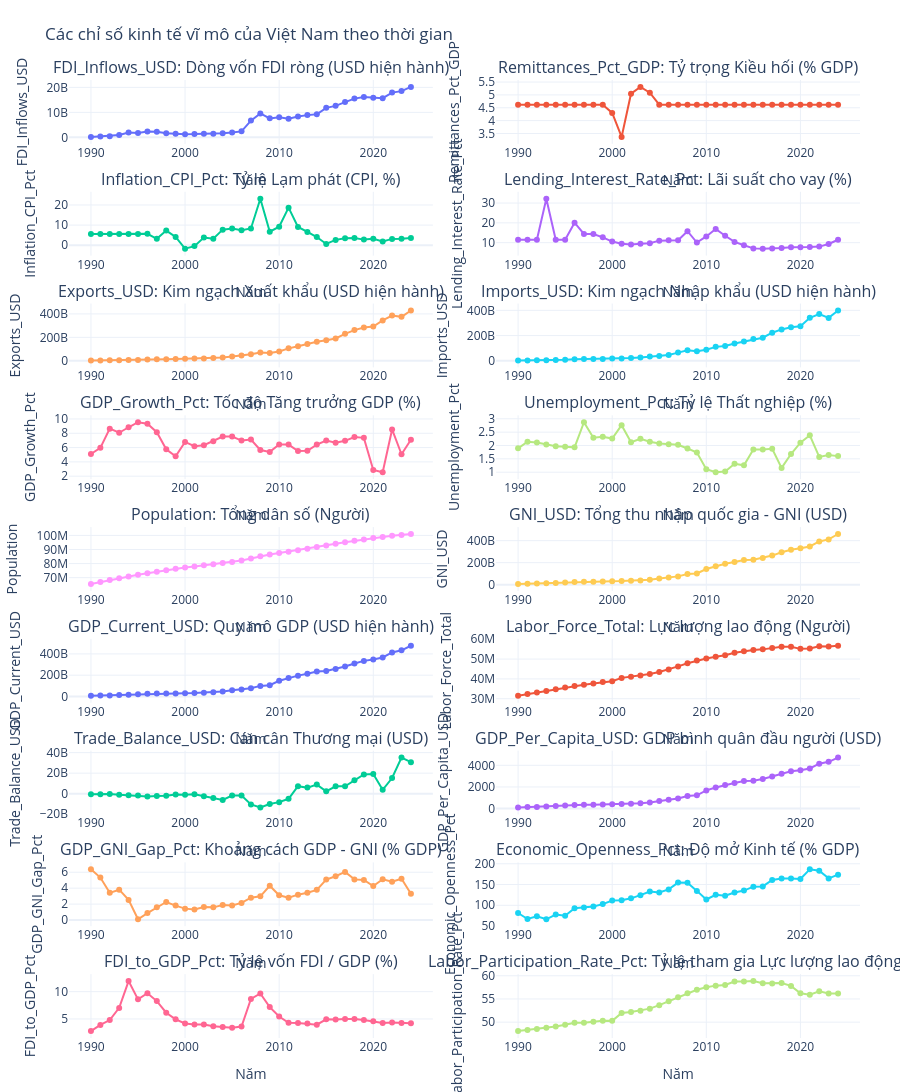

This figure's notebook cell:
### Code cell
# Ve toan bo chi so theo thoi gian (Viet Nam)
file_path = "cleaned_data/VNM_macro_cleaned.csv"
df_all = pd.read_csv(file_path)

indicator_map = {
    "FDI_Inflows_USD": "Dòng vốn FDI ròng (USD hiện hành)",
    "Remittances_Pct_GDP": "Tỷ trọng Kiều hối (% GDP)",
    "Inflation_CPI_Pct": "Tỷ lệ Lạm phát (CPI, %)",
    "Lending_Interest_Rate_Pct": "Lãi suất cho vay (%)",
    "Exports_USD": "Kim ngạch Xuất khẩu (USD hiện hành)",
    "Imports_USD": "Kim ngạch Nhập khẩu (USD hiện hành)",
    "GDP_Growth_Pct": "Tốc độ Tăng trưởng GDP (%)",
    "Unemployment_Pct": "Tỷ lệ Thất nghiệp (%)",
    "Population": "Tổng dân số (Người)",
    "GNI_USD": "Tổng thu nhập quốc gia - GNI (USD)",
    "GDP_Current_USD": "Quy mô GDP (USD hiện hành)",
    "Labor_Force_Total": "Lực lượng lao động (Người)",
    "Trade_Balance_USD": "Cán cân Thương mại (USD)",
    "GDP_Per_Capita_USD": "GDP bình quân đầu người (USD)",
    "GDP_GNI_Gap_Pct": "Khoảng cách GDP - GNI (% GDP)",
    "Economic_Openness_Pct": "Độ mở Kinh tế (% GDP)",
    "FDI_to_GDP_Pct": "Tỷ lệ vốn FDI / GDP (%)",
    "Labor_Participation_Rate_Pct": "Tỷ lệ tham gia Lực lượng lao động (%)"
}

indicators = [col for col in indicator_map.keys() if col in df_all.columns]
cols = 2
rows = int(math.ceil(len(indicators) / cols))

fig = make_subplots(
    rows=rows, cols=cols,
    subplot_titles=[f"{col}: {indicator_map[col]}" for col in indicators],
    vertical_spacing=0.05,
    horizontal_spacing=0.08,
)

for i, col_name in enumerate(indicators):
    row = (i // cols) + 1
    col = (i % cols) + 1

    fig.add_trace(
        go.Scatter(
            x=df_all["Year"],
            y=df_all[col_name],
            mode="lines+markers",
            name=col_name,
            line=dict(width=2),
            hovertemplate="Nam: %{x}<br>Gia tri: %{y:,.2f}<extra></extra>",
            showlegend=False,
        ),
        row=row, col=col,
    )

    fig.update_xaxes(title_text="Năm", row=row, col=col)
    fig.update_yaxes(title_text=col_name, row=row, col=col)

fig.update_layout(
    height=300 * rows,
    title_text="Các chỉ số kinh tế vĩ mô của Việt Nam theo thời gian",
    template="plotly_white",
    margin=dict(l=60, r=40, t=80, b=40),
)

fig.show(config={"responsive": True})
fig.write_html("fig/VNM_Macro_Stats.html")

### Figure 1 — Plotly figure (JSON) as saved in the notebook; plotly's stock layout.template omitted (floating-point values rounded to 4 significant figures)
{"data": [{"hovertemplate": "Nam: %{x}<br>Gia tri: %{y:,.2f}<extra></extra>", "line": {"width": 2}, "mode": "lines+markers", "name": "FDI_Inflows_USD", "showlegend": false, "type": "scatter", "x": [1990, 1991, 1992, 1993, 1994, 1995, 1996, 1997, 1998, 1999, 2000, 2001, 2002, 2003, 2004, 2005, 2006, 2007, 2008, 2009, 2010, 2011, 2012, 2013, 2014, 2015, 2016, 2017, 2018, 2019, 2020, 2021, 2022, 2023, 2024], "xaxis": "x", "y": [180000000.0, 375200000.0, 473900000.0, 926300000.0, 1945000000.0, 1780000000.0, 2395000000.0, 2220000000.0, 1671000000.0, 1412000000.0, 1298000000.0, 1300000000.0, 1400000000.0, 1450000000.0, 1610000000.0, 1954000000.0, 2400000000.0, 6700000000.0, 9579000000.0, 7600000000.0, 8000000000.0, 7430000000.0, 8368000000.0, 8900000000.0, 9200000000.0, 11800000000.0, 12600000000.0, 14100000000.0, 15500000000.0, 16120000000.0, 15800000000.0, 15660000000.0, 17900000000.0, 18500000000.0, 20170000000.0], "yaxis": "y"}, {"hovertemplate": "Nam: %{x}<br>Gia tri: %{y:,.2f}<extra></extra>", "line": {"width": 2}, "mode": "lines+markers", "name": "Remittances_Pct_GDP", "showlegend": false, "type": "scatter", "x": [1990, 1991, 1992, 1993, 1994, 1995, 1996, 1997, 1998, 1999, 2000, 2001, 2002, 2003, 2004, 2005, 2006, 2007, 2008, 2009, 2010, 2011, 2012, 2013, 2014, 2015, 2016, 2017, 2018, 2019, 2020, 2021, 2022, 2023, 2024], "xaxis": "x2", "y": [4.621, 4.621, 4.621, 4.621, 4.621, 4.621, 4.621, 4.621, 4.621, 4.621, 4.299, 3.365, 5.048, 5.309, 5.085, 4.621, 4.621, 4.621, 4.621, 4.621, 4.621, 4.621, 4.621, 4.621, 4.621, 4.621, 4.621, 4.621, 4.621, 4.621, 4.621, 4.621, 4.621, 4.621, 4.621], "yaxis": "y2"}, {"hovertemplate": "Nam: %{x}<br>Gia tri: %{y:,.2f}<extra></extra>", "line": {"width": 2}, "mode": "lines+markers", "name": "Inflation_CPI_Pct", "showlegend": false, "type": "scatter", "x": [1990, 1991, 1992, 1993, 1994, 1995, 1996, 1997, 1998, 1999, 2000, 2001, 2002, 2003, 2004, 2005, 2006, 2007, 2008, 2009, 2010, 2011, 2012, 2013, 2014, 2015, 2016, 2017, 2018, 2019, 2020, 2021, 2022, 2023, 2024], "xaxis": "x3", "y": [5.611, 5.611, 5.611, 5.611, 5.611, 5.611, 5.675, 3.21, 7.266, 4.117, -1.71, -0.4315, 3.831, 3.235, 7.755, 8.285, 7.418, 8.344, 23.12, 6.717, 9.207, 18.68, 9.095, 6.593, 4.085, 0.6312, 2.668, 3.52, 3.54, 2.796, 3.221, 1.835, 3.157, 3.253, 3.621], "yaxis": "y3"}, {"hovertemplate": "Nam: %{x}<br>Gia tri: %{y:,.2f}<extra></extra>", "line": {"width": 2}, "mode": "lines+markers", "name": "Lending_Interest_Rate_Pct", "showlegend": false, "type": "scatter", "x": [1990, 1991, 1992, 1993, 1994, 1995, 1996, 1997, 1998, 1999, 2000, 2001, 2002, 2003, 2004, 2005, 2006, 2007, 2008, 2009, 2010, 2011, 2012, 2013, 2014, 2015, 2016, 2017, 2018, 2019, 2020, 2021, 2022, 2023, 2024], "xaxis": "x4", "y": [11.48, 11.48, 11.48, 32.18, 11.48, 11.48, 20.1, 14.42, 14.4, 12.7, 10.55, 9.42, 9.062, 9.48, 9.723, 11.03, 11.18, 11.18, 15.78, 10.07, 13.14, 16.95, 13.47, 10.37, 8.665, 7.117, 6.96, 7.067, 7.372, 7.707, 7.647, 7.811, 8.013, 9.323, 11.48], "yaxis": "y4"}, {"hovertemplate": "Nam: %{x}<br>Gia tri: %{y:,.2f}<extra></extra>", "line": {"width": 2}, "mode": "lines+markers", "name": "Exports_USD", "showlegend": false, "type": "scatter", "x": [1990, 1991, 1992, 1993, 1994, 1995, 1996, 1997, 1998, 1999, 2000, 2001, 2002, 2003, 2004, 2005, 2006, 2007, 2008, 2009, 2010, 2011, 2012, 2013, 2014, 2015, 2016, 2017, 2018, 2019, 2020, 2021, 2022, 2023, 2024], "xaxis": "x5", "y": [2332000000.0, 2972000000.0, 3428000000.0, 3786000000.0, 5540000000.0, 6804000000.0, 10080000000.0, 11570000000.0, 12200000000.0, 14330000000.0, 16810000000.0, 18000000000.0, 19190000000.0, 22420000000.0, 27130000000.0, 36710000000.0, 44940000000.0, 54590000000.0, 69720000000.0, 66370000000.0, 79750000000.0, 105600000000.0, 124100000000.0, 142800000000.0, 162500000000.0, 174500000000.0, 190500000000.0, 230000000000.0, 261800000000.0, 284700000000.0, 292500000000.0, 343900000000.0, 386200000000.0, 375100000000.0, 429500000000.0], "yaxis": "y5"}, {"hovertemplate": "Nam: %{x}<br>Gia tri: %{y:,.2f}<extra></extra>", "line": {"width": 2}, "mode": "lines+markers", "name": "Imports_USD", "showlegend": false, "type": "scatter", "x": [1990, 1991, 1992, 1993, 1994, 1995, 1996, 1997, 1998, 1999, 2000, 2001, 2002, 2003, 2004, 2005, 2006, 2007, 2008, 2009, 2010, 2011, 2012, 2013, 2014, 2015, 2016, 2017, 2018, 2019, 2020, 2021, 2022, 2023, 2024], "xaxis": "x6", "y": [2930000000.0, 3464000000.0, 3831000000.0, 4941000000.0, 7078000000.0, 8690000000.0, 12780000000.0, 13760000000.0, 14190000000.0, 15150000000.0, 17920000000.0, 18600000000.0, 21720000000.0, 26760000000.0, 33290000000.0, 38620000000.0, 46860000000.0, 65100000000.0, 83250000000.0, 76430000000.0, 88030000000.0, 110600000000.0, 116900000000.0, 136900000000.0, 153600000000.0, 172200000000.0, 183300000000.0, 222900000000.0, 248800000000.0, 266000000000.0, 273400000000.0, 340200000000.0, 371000000000.0, 339900000000.0, 398800000000.0], "yaxis": "y6"}, {"hovertemplate": "Nam: %{x}<br>Gia tri: %{y:,.2f}<extra></extra>", "line": {"width": 2}, "mode": "lines+markers", "name": "GDP_Growth_Pct", "showlegend": false, "type": "scatter", "x": [1990, 1991, 1992, 1993, 1994, 1995, 1996, 1997, 1998, 1999, 2000, 2001, 2002, 2003, 2004, 2005, 2006, 2007, 2008, 2009, 2010, 2011, 2012, 2013, 2014, 2015, 2016, 2017, 2018, 2019, 2020, 2021, 2022, 2023, 2024], "xaxis": "x7", "y": [5.101, 5.961, 8.646, 8.073, 8.839, 9.54, 9.34, 8.152, 5.764, 4.774, 6.787, 6.193, 6.321, 6.899, 7.536, 7.547, 6.978, 7.13, 5.662, 5.398, 6.423, 6.413, 5.505, 5.554, 6.422, 6.987, 6.69, 6.94, 7.465, 7.359, 2.865, 2.554, 8.538, 5.065, 7.091], "yaxis": "y7"}, {"hovertemplate": "Nam: %{x}<br>Gia tri: %{y:,.2f}<extra></extra>", "line": {"width": 2}, "mode": "lines+markers", "name": "Unemployment_Pct", "showlegend": false, "type": "scatter", "x": [1990, 1991, 1992, 1993, 1994, 1995, 1996, 1997, 1998, 1999, 2000, 2001, 2002, 2003, 2004, 2005, 2006, 2007, 2008, 2009, 2010, 2011, 2012, 2013, 2014, 2015, 2016, 2017, 2018, 2019, 2020, 2021, 2022, 2023, 2024], "xaxis": "x8", "y": [1.893, 2.14, 2.109, 2.037, 1.972, 1.955, 1.93, 2.87, 2.29, 2.33, 2.26, 2.76, 2.12, 2.25, 2.14, 2.078, 2.046, 2.026, 1.889, 1.737, 1.114, 0.999, 1.027, 1.316, 1.256, 1.848, 1.848, 1.874, 1.161, 1.681, 2.103, 2.383, 1.57, 1.645, 1.602], "yaxis": "y8"}, {"hovertemplate": "Nam: %{x}<br>Gia tri: %{y:,.2f}<extra></extra>", "line": {"width": 2}, "mode": "lines+markers", "name": "Population", "showlegend": false, "type": "scatter", "x": [1990, 1991, 1992, 1993, 1994, 1995, 1996, 1997, 1998, 1999, 2000, 2001, 2002, 2003, 2004, 2005, 2006, 2007, 2008, 2009, 2010, 2011, 2012, 2013, 2014, 2015, 2016, 2017, 2018, 2019, 2020, 2021, 2022, 2023, 2024], "xaxis": "x9", "y": [65500000.0, 66890000.0, 68260000.0, 69590000.0, 70850000.0, 72050000.0, 73160000.0, 74230000.0, 75300000.0, 76290000.0, 77150000.0, 77970000.0, 78770000.0, 79560000.0, 80340000.0, 81090000.0, 82170000.0, 83630000.0, 85180000.0, 86460000.0, 87460000.0, 88470000.0, 89510000.0, 90570000.0, 91680000.0, 92820000.0, 94000000.0, 95180000.0, 96240000.0, 97170000.0, 98080000.0, 98940000.0, 99680000.0, 100400000.0, 101000000.0], "yaxis": "y9"}, {"hovertemplate": "Nam: %{x}<br>Gia tri: %{y:,.2f}<extra></extra>", "line": {"width": 2}, "mode": "lines+markers", "name": "GNI_USD", "showlegend": false, "type": "scatter", "x": [1990, 1991, 1992, 1993, 1994, 1995, 1996, 1997, 1998, 1999, 2000, 2001, 2002, 2003, 2004, 2005, 2006, 2007, 2008, 2009, 2010, 2011, 2012, 2013, 2014, 2015, 2016, 2017, 2018, 2019, 2020, 2021, 2022, 2023, 2024], "xaxis": "x10", "y": [6060000000.0, 9101000000.0, 9530000000.0, 12680000000.0, 15870000000.0, 20720000000.0, 24440000000.0, 26410000000.0, 26590000000.0, 28160000000.0, 30730000000.0, 32250000000.0, 34490000000.0, 38920000000.0, 44580000000.0, 56580000000.0, 64950000000.0, 75240000000.0, 96180000000.0, 101400000000.0, 142600000000.0, 167800000000.0, 189400000000.0, 206400000000.0, 224600000000.0, 227100000000.0, 243000000000.0, 264400000000.0, 294300000000.0, 317600000000.0, 331800000000.0, 347700000000.0, 393500000000.0, 411400000000.0, 460700000000.0], "yaxis": "y10"}, {"hovertemplate": "Nam: %{x}<br>Gia tri: %{y:,.2f}<extra></extra>", "line": {"width": 2}, "mode": "lines+markers", "name": "GDP_Current_USD", "showlegend": false, "type": "scatter", "x": [1990, 1991, 1992, 1993, 1994, 1995, 1996, 1997, 1998, 1999, 2000, 2001, 2002, 2003, 2004, 2005, 2006, 2007, 2008, 2009, 2010, 2011, 2012, 2013, 2014, 2015, 2016, 2017, 2018, 2019, 2020, 2021, 2022, 2023, 2024], "xaxis": "x11", "y": [6472000000.0, 9613000000.0, 9867000000.0, 13180000000.0, 16290000000.0, 20740000000.0, 24660000000.0, 26840000000.0, 27210000000.0, 28680000000.0, 31170000000.0, 32690000000.0, 35060000000.0, 39550000000.0, 45430000000.0, 57630000000.0, 66370000000.0, 77410000000.0, 99130000000.0, 106000000000.0, 147200000000.0, 172600000000.0, 195600000000.0, 213700000000.0, 233500000000.0, 239300000000.0, 257100000000.0, 281400000000.0, 310100000000.0, 334400000000.0, 346600000000.0, 366500000000.0, 413400000000.0, 433900000000.0, 476400000000.0], "yaxis": "y11"}, {"hovertemplate": "Nam: %{x}<br>Gia tri: %{y:,.2f}<extra></extra>", "line": {"width": 2}, "mode": "lines+markers", "name": "Labor_Force_Total", "showlegend": false, "type": "scatter", "x": [1990, 1991, 1992, 1993, 1994, 1995, 1996, 1997, 1998, 1999, 2000, 2001, 2002, 2003, 2004, 2005, 2006, 2007, 2008, 2009, 2010, 2011, 2012, 2013, 2014, 2015, 2016, 2017, 2018, 2019, 2020, 2021, 2022, 2023, 2024], "xaxis": "x12", "y": [31500000.0, 32320000.0, 33120000.0, 33940000.0, 34770000.0, 35610000.0, 36470000.0, 37020000.0, 37710000.0, 38380000.0, 38790000.0, 40510000.0, 41100000.0, 41750000.0, 42510000.0, 43510000.0, 44780000.0, 46300000.0, 47890000.0, 49270000.0, 50300000.0, 51200000.0, 51920000.0, 53210000.0, 53890000.0, 54630000.0, 54890000.0, 55530000.0, 56240000.0, 56180000.0, 55150000.0, 55300000.0, 56480000.0, 56380000.0, 56700000.0], "yaxis": "y12"}, {"hovertemplate": "Nam: %{x}<br>Gia tri: %{y:,.2f}<extra></extra>", "line": {"width": 2}, "mode": "lines+markers", "name": "Trade_Balance_USD", "showlegend": false, "type": "scatter", "x": [1990, 1991, 1992, 1993, 1994, 1995, 1996, 1997, 1998, 1999, 2000, 2001, 2002, 2003, 2004, 2005, 2006, 2007, 2008, 2009, 2010, 2011, 2012, 2013, 2014, 2015, 2016, 2017, 2018, 2019, 2020, 2021, 2022, 2023, 2024], "xaxis": "x13", "y": [-597900000.0, -491900000.0, -403100000.0, -1156000000.0, -1539000000.0, -1886000000.0, -2705000000.0, -2185000000.0, -1988000000.0, -818900000.0, -1114000000.0, -598800000.0, -2531000000.0, -4343000000.0, -6157000000.0, -1911000000.0, -1911000000.0, -10500000000.0, -13530000000.0, -10060000000.0, -8282000000.0, -5006000000.0, 7283000000.0, 5887000000.0, 8840000000.0, 2229000000.0, 7212000000.0, 7160000000.0, 12970000000.0, 18760000000.0, 19120000000.0, 3755000000.0, 15240000000.0, 35220000000.0, 30710000000.0], "yaxis": "y13"}, {"hovertemplate": "Nam: %{x}<br>Gia tri: %{y:,.2f}<extra></extra>", "line": {"width": 2}, "mode": "lines+markers", "name": "GDP_Per_Capita_USD", "showlegend": false, "type": "scatter", "x": [1990, 1991, 1992, 1993, 1994, 1995, 1996, 1997, 1998, 1999, 2000, 2001, 2002, 2003, 2004, 2005, 2006, 2007, 2008, 2009, 2010, 2011, 2012, 2013, 2014, 2015, 2016, 2017, 2018, 2019, 2020, 2021, 2022, 2023, 2024], "xaxis": "x14", "y": [98.8, 143.7, 144.5, 189.4, 229.9, 287.8, 337.1, 361.6, 361.4, 376.0, 404.0, 419.2, 445.1, 497.1, 565.5, 710.7, 807.8, 925.6, 1164.0, 1226.0, 1683.0, 1951.0, 2185.0, 2360.0, 2546.0, 2578.0, 2735.0, 2956.0, 3222.0, 3441.0, 3534.0, 3704.0, 4148.0, 4323.0, 4717.0], "yaxis": "y14"}, {"hovertemplate": "Nam: %{x}<br>Gia tri: %{y:,.2f}<extra></extra>", "line": {"width": 2}, "mode": "lines+markers", "name": "GDP_GNI_Gap_Pct", "showlegend": false, "type": "scatter", "x": [1990, 1991, 1992, 1993, 1994, 1995, 1996, 1997, 1998, 1999, 2000, 2001, 2002, 2003, 2004, 2005, 2006, 2007, 2008, 2009, 2010, 2011, 2012, 2013, 2014, 2015, 2016, 2017, 2018, 2019, 2020, 2021, 2022, 2023, 2024], "xaxis": "x15", "y": [6.366, 5.328, 3.415, 3.811, 2.53, 0.09393, 0.8756, 1.602, 2.266, 1.813, 1.433, 1.338, 1.625, 1.59, 1.873, 1.836, 2.149, 2.804, 2.975, 4.307, 3.103, 2.801, 3.185, 3.433, 3.789, 5.075, 5.501, 6.041, 5.102, 5.024, 4.275, 5.116, 4.817, 5.178, 3.294], "yaxis": "y15"}, {"hovertemplate": "Nam: %{x}<br>Gia tri: %{y:,.2f}<extra></extra>", "line": {"width": 2}, "mode": "lines+markers", "name": "Economic_Openness_Pct", "showlegend": false, "type": "scatter", "x": [1990, 1991, 1992, 1993, 1994, 1995, 1996, 1997, 1998, 1999, 2000, 2001, 2002, 2003, 2004, 2005, 2006, 2007, 2008, 2009, 2010, 2011, 2012, 2013, 2014, 2015, 2016, 2017, 2018, 2019, 2020, 2021, 2022, 2023, 2024], "xaxis": "x16", "y": [81.32, 66.95, 73.58, 66.21, 77.47, 74.72, 92.71, 94.34, 97.0, 102.8, 111.4, 112.0, 116.7, 124.3, 133.0, 130.7, 138.3, 154.6, 154.3, 134.7, 114.0, 125.3, 123.2, 130.8, 135.4, 144.9, 145.4, 161.0, 164.7, 164.7, 163.2, 186.7, 183.2, 164.8, 173.9], "yaxis": "y16"}, {"hovertemplate": "Nam: %{x}<br>Gia tri: %{y:,.2f}<extra></extra>", "line": {"width": 2}, "mode": "lines+markers", "name": "FDI_to_GDP_Pct", "showlegend": false, "type": "scatter", "x": [1990, 1991, 1992, 1993, 1994, 1995, 1996, 1997, 1998, 1999, 2000, 2001, 2002, 2003, 2004, 2005, 2006, 2007, 2008, 2009, 2010, 2011, 2012, 2013, 2014, 2015, 2016, 2017, 2018, 2019, 2020, 2021, 2022, 2023, 2024], "xaxis": "x17", "y": [2.781, 3.903, 4.803, 7.028, 11.94, 8.586, 9.713, 8.27, 6.141, 4.923, 4.164, 3.977, 3.993, 3.666, 3.544, 3.39, 3.616, 8.655, 9.663, 7.169, 5.435, 4.305, 4.278, 4.165, 3.941, 4.932, 4.901, 5.011, 4.998, 4.821, 4.558, 4.273, 4.329, 4.264, 4.234], "yaxis": "y17"}, {"hovertemplate": "Nam: %{x}<br>Gia tri: %{y:,.2f}<extra></extra>", "line": {"width": 2}, "mode": "lines+markers", "name": "Labor_Participation_Rate_Pct", "showlegend": false, "type": "scatter", "x": [1990, 1991, 1992, 1993, 1994, 1995, 1996, 1997, 1998, 1999, 2000, 2001, 2002, 2003, 2004, 2005, 2006, 2007, 2008, 2009, 2010, 2011, 2012, 2013, 2014, 2015, 2016, 2017, 2018, 2019, 2020, 2021, 2022, 2023, 2024], "xaxis": "x18", "y": [48.08, 48.32, 48.51, 48.77, 49.07, 49.42, 49.85, 49.87, 50.08, 50.32, 50.28, 51.96, 52.18, 52.47, 52.91, 53.66, 54.5, 55.36, 56.23, 56.98, 57.52, 57.87, 58.0, 58.75, 58.78, 58.85, 58.39, 58.35, 58.43, 57.81, 56.23, 55.9, 56.66, 56.18, 56.15], "yaxis": "y18"}], "layout": {"annotations": [{"font": {"size": 16}, "showarrow": false, "text": "FDI_Inflows_USD: Dòng vốn FDI ròng (USD hiện hành)", "x": 0.23, "xanchor": "center", "xref": "paper", "y": 1, "yanchor": "bottom", "yref": "paper"}, {"font": {"size": 16}, "showarrow": false, "text": "Remittances_Pct_GDP: Tỷ trọng Kiều hối (% GDP)", "x": 0.77, "xanchor": "center", "xref": "paper", "y": 1, "yanchor": "bottom", "yref": "paper"}, {"font": {"size": 16}, "showarrow": false, "text": "Inflation_CPI_Pct: Tỷ lệ Lạm phát (CPI, %)", "x": 0.23, "xanchor": "center", "xref": "paper", "y": 0.8833, "yanchor": "bottom", "yref": "paper"}, {"font": {"size": 16}, "showarrow": false, "text": "Lending_Interest_Rate_Pct: Lãi suất cho vay (%)", "x": 0.77, "xanchor": "center", "xref": "paper", "y": 0.8833, "yanchor": "bottom", "yref": "paper"}, {"font": {"size": 16}, "showarrow": false, "text": "Exports_USD: Kim ngạch Xuất khẩu (USD hiện hành)", "x": 0.23, "xanchor": "center", "xref": "paper", "y": 0.7667, "yanchor": "bottom", "yref": "paper"}, {"font": {"size": 16}, "showarrow": false, "text": "Imports_USD: Kim ngạch Nhập khẩu (USD hiện hành)", "x": 0.77, "xanchor": "center", "xref": "paper", "y": 0.7667, "yanchor": "bottom", "yref": "paper"}, {"font": {"size": 16}, "showarrow": false, "text": "GDP_Growth_Pct: Tốc độ Tăng trưởng GDP (%)", "x": 0.23, "xanchor": "center", "xref": "paper", "y": 0.65, "yanchor": "bottom", "yref": "paper"}, {"font": {"size": 16}, "showarrow": false, "text": "Unemployment_Pct: Tỷ lệ Thất nghiệp (%)", "x": 0.77, "xanchor": "center", "xref": "paper", "y": 0.65, "yanchor": "bottom", "yref": "paper"}, {"font": {"size": 16}, "showarrow": false, "text": "Population: Tổng dân số (Người)", "x": 0.23, "xanchor": "center", "xref": "paper", "y": 0.5333, "yanchor": "bottom", "yref": "paper"}, {"font": {"size": 16}, "showarrow": false, "text": "GNI_USD: Tổng thu nhập quốc gia - GNI (USD)", "x": 0.77, "xanchor": "center", "xref": "paper", "y": 0.5333, "yanchor": "bottom", "yref": "paper"}, {"font": {"size": 16}, "showarrow": false, "text": "GDP_Current_USD: Quy mô GDP (USD hiện hành)", "x": 0.23, "xanchor": "center", "xref": "paper", "y": 0.4167, "yanchor": "bottom", "yref": "paper"}, {"font": {"size": 16}, "showarrow": false, "text": "Labor_Force_Total: Lực lượng lao động (Người)", "x": 0.77, "xanchor": "center", "xref": "paper", "y": 0.4167, "yanchor": "bottom", "yref": "paper"}, {"font": {"size": 16}, "showarrow": false, "text": "Trade_Balance_USD: Cán cân Thương mại (USD)", "x": 0.23, "xanchor": "center", "xref": "paper", "y": 0.3, "yanchor": "bottom", "yref": "paper"}, {"font": {"size": 16}, "showarrow": false, "text": "GDP_Per_Capita_USD: GDP bình quân đầu người (USD)", "x": 0.77, "xanchor": "center", "xref": "paper", "y": 0.3, "yanchor": "bottom", "yref": "paper"}, {"font": {"size": 16}, "showarrow": false, "text": "GDP_GNI_Gap_Pct: Khoảng cách GDP - GNI (% GDP)", "x": 0.23, "xanchor": "center", "xref": "paper", "y": 0.1833, "yanchor": "bottom", "yref": "paper"}, {"font": {"size": 16}, "showarrow": false, "text": "Economic_Openness_Pct: Độ mở Kinh tế (% GDP)", "x": 0.77, "xanchor": "center", "xref": "paper", "y": 0.1833, "yanchor": "bottom", "yref": "paper"}, {"font": {"size": 16}, "showarrow": false, "text": "FDI_to_GDP_Pct: Tỷ lệ vốn FDI / GDP (%)", "x": 0.23, "xanchor": "center", "xref": "paper", "y": 0.06667, "yanchor": "bottom", "yref": "paper"}, {"font": {"size": 16}, "showarrow": false, "text": "Labor_Participation_Rate_Pct: Tỷ lệ tham gia Lực lượng lao động (%)", "x": 0.77, "xanchor": "center", "xref": "paper", "y": 0.06667, "yanchor": "bottom", "yref": "paper"}], "height": 2700, "margin": {"b": 40, "l": 60, "r": 40, "t": 80}, "title": {"text": "Các chỉ số kinh tế vĩ mô của Việt Nam theo thời gian"}, "xaxis": {"anchor": "y", "domain": [0, 0.46], "title": {"text": "Năm"}}, "xaxis10": {"anchor": "y10", "domain": [0.54, 1], "title": {"text": "Năm"}}, "xaxis11": {"anchor": "y11", "domain": [0, 0.46], "title": {"text": "Năm"}}, "xaxis12": {"anchor": "y12", "domain": [0.54, 1], "title": {"text": "Năm"}}, "xaxis13": {"anchor": "y13", "domain": [0, 0.46], "title": {"text": "Năm"}}, "xaxis14": {"anchor": "y14", "domain": [0.54, 1], "title": {"text": "Năm"}}, "xaxis15": {"anchor": "y15", "domain": [0, 0.46], "title": {"text": "Năm"}}, "xaxis16": {"anchor": "y16", "domain": [0.54, 1], "title": {"text": "Năm"}}, "xaxis17": {"anchor": "y17", "domain": [0, 0.46], "title": {"text": "Năm"}}, "xaxis18": {"anchor": "y18", "domain": [0.54, 1], "title": {"text": "Năm"}}, "xaxis2": {"anchor": "y2", "domain": [0.54, 1], "title": {"text": "Năm"}}, "xaxis3": {"anchor": "y3", "domain": [0, 0.46], "title": {"text": "Năm"}}, "xaxis4": {"anchor": "y4", "domain": [0.54, 1], "title": {"text": "Năm"}}, "xaxis5": {"anchor": "y5", "domain": [0, 0.46], "title": {"text": "Năm"}}, "xaxis6": {"anchor": "y6", "domain": [0.54, 1], "title": {"text": "Năm"}}, "xaxis7": {"anchor": "y7", "domain": [0, 0.46], "title": {"text": "Năm"}}, "xaxis8": {"anchor": "y8", "domain": [0.54, 1], "title": {"text": "Năm"}}, "xaxis9": {"anchor": "y9", "domain": [0, 0.46], "title": {"text": "Năm"}}, "yaxis": {"anchor": "x", "domain": [0.9333, 1], "title": {"text": "FDI_Inflows_USD"}}, "yaxis10": {"anchor": "x10", "domain": [0.4667, 0.5333], "title": {"text": "GNI_USD"}}, "yaxis11": {"anchor": "x11", "domain": [0.35, 0.4167], "title": {"text": "GDP_Current_USD"}}, "yaxis12": {"anchor": "x12", "domain": [0.35, 0.4167], "title": {"text": "Labor_Force_Total"}}, "yaxis13": {"anchor": "x13", "domain": [0.2333, 0.3], "title": {"text": "Trade_Balance_USD"}}, "yaxis14": {"anchor": "x14", "domain": [0.2333, 0.3], "title": {"text": "GDP_Per_Capita_USD"}}, "yaxis15": {"anchor": "x15", "domain": [0.1167, 0.1833], "title": {"text": "GDP_GNI_Gap_Pct"}}, "yaxis16": {"anchor": "x16", "domain": [0.1167, 0.1833], "title": {"text": "Economic_Openness_Pct"}}, "yaxis17": {"anchor": "x17", "domain": [0, 0.06667], "title": {"text": "FDI_to_GDP_Pct"}}, "yaxis18": {"anchor": "x18", "domain": [0, 0.06667], "title": {"text": "Labor_Participation_Rate_Pct"}}, "yaxis2": {"anchor": "x2", "domain": [0.9333, 1], "title": {"text": "Remittances_Pct_GDP"}}, "yaxis3": {"anchor": "x3", "domain": [0.8167, 0.8833], "title": {"text": "Inflation_CPI_Pct"}}, "yaxis4": {"anchor": "x4", "domain": [0.8167, 0.8833], "title": {"text": "Lending_Interest_Rate_Pct"}}, "yaxis5": {"anchor": "x5", "domain": [0.7, 0.7667], "title": {"text": "Exports_USD"}}, "yaxis6": {"anchor": "x6", "domain": [0.7, 0.7667], "title": {"text": "Imports_USD"}}, "yaxis7": {"anchor": "x7", "domain": [0.5833, 0.65], "title": {"text": "GDP_Growth_Pct"}}, "yaxis8": {"anchor": "x8", "domain": [0.5833, 0.65], "title": {"text": "Unemployment_Pct"}}, "yaxis9": {"anchor": "x9", "domain": [0.4667, 0.5333], "title": {"text": "Population"}}}}
